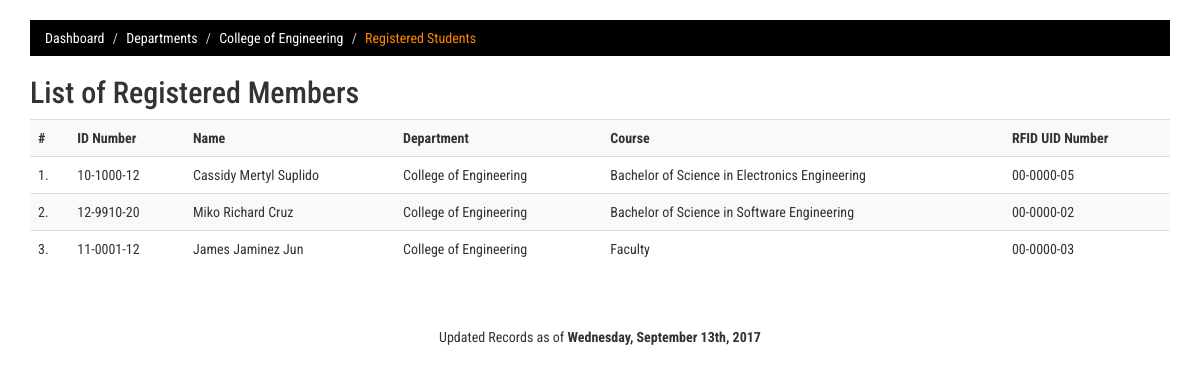
The page /specific-registered-student.php?name=College of Engineering (signed in) on the database its author committed.
### tables this page shows
CREATE TABLE IF NOT EXISTS `students` (
  `id` int(11) NOT NULL AUTO_INCREMENT,
  `id_number` varchar(50) NOT NULL,
  `lastname` varchar(150) NOT NULL,
  `firstname` varchar(150) NOT NULL,
  `middlename` varchar(150) NOT NULL,
  `department` varchar(50) NOT NULL,
  `courseyear` varchar(50) NOT NULL,
  `schoolyear` varchar(50) NOT NULL,
  `semester` varchar(50) NOT NULL,
  `uid` varchar(50) NOT NULL,
  PRIMARY KEY (`id`)
);

### specific-registered-student.php (the view, shortened to what this page needs)
<?php
	include('library.php');
    $department = $_REQUEST['name'];
?>
<!DOCTYPE html>
<html>
<head>
</head>
<body>
	<br>
	<div class="container">
		<ol class="breadcrumb">
			<li><a href="index.php">Dashboard</a></li>
			<li><a href="departments.php">Departments</a></li>
			<li><a href="specific-department.php?name=<?=$department?>"><?=$department;?></a></li>
			<li class="active">Registered Students</li>
		</ol>
		<h2>List of Registered Members</h2>
		<div class="table-responsive">
			<table class="table table-striped">
				<tr>
					<th>#</th>
					<th>ID Number</th>
					<th>Name</th>
					<th>Department</th>
					<th>Course</th>
					<th>RFID UID Number</th>
				</tr>
				<?php
					$i = 0;
					$con = mysqli_connect("localhost","libraryaccess","libraryaccess","libraryaccess");
					$result = mysqli_query($con,"SELECT * FROM students WHERE department ='$department' ORDER BY courseyear, lastname, firstname, middlename ASC ");
						while($row = mysqli_fetch_array($result))
						{
							$i++;
							echo "<tr>";
							echo "<td>" . $i . ".</td>";
							echo "<td>" . $row['id_number']."</td>";
							echo "<td>" . $row['firstname'] . " " . $row['middlename'] . " " . $row['lastname'] ."</td>";
							echo "<td>" . $row['department'] . "</td>";
							echo "<td>" . $row['courseyear'] . "</td>";
							echo "<td>" . $row['uid'] . "</td>";
							echo "</tr>";
						}
						echo "</table>";
				?>
		</div><br><br>
		<p class="text-center">Updated Records as of <?php echo "<strong>".date('l\, F jS\, Y ')."</strong>"; ?></p>
	</div>
</body>
</html>

### css/style.css (style rules this page uses)
.breadcrumb { background-color: #000000; border-radius: 0px; }
.breadcrumb a { color: #ffffff; text-decoration: none; }
.breadcrumb .active { color: #ff8300; }
body { font-family: 'Roboto Condensed', sans-serif; }

### rows shown on the page
students: id_number "10-1000-12", firstname "Cassidy", middlename "Mertyl", lastname "Suplido", department "College of Engineering", courseyear "Bachelor of Science in Electronics Engineering", uid "00-0000-05"
students: id_number "12-9910-20", firstname "Miko", middlename "Richard", lastname "Cruz", department "College of Engineering", courseyear "Bachelor of Science in Software Engineering", uid "00-0000-02"
students: id_number "11-0001-12", firstname "James", middlename "Jaminez", lastname "Jun", department "College of Engineering", courseyear "Faculty", uid "00-0000-03"

### other values the page prints
$department "College of Engineering"
